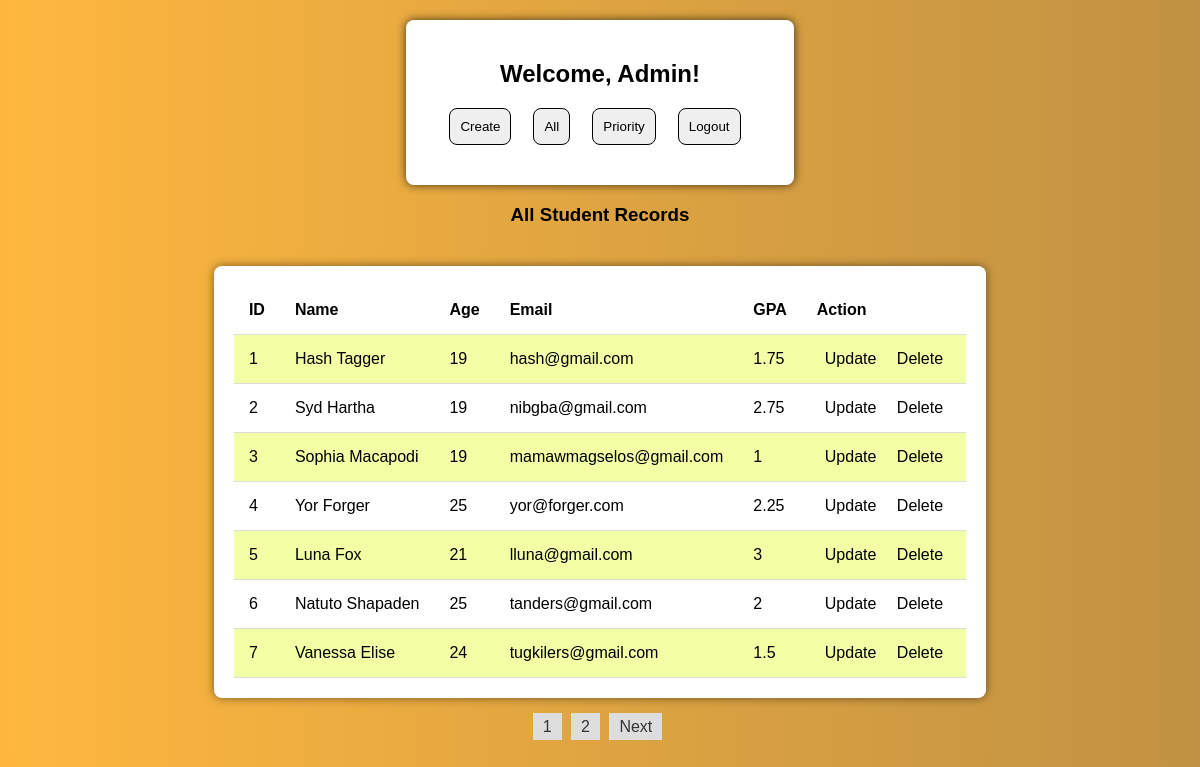
Screenshot of /proj/admin_dashboard.php (signed in) with the database file from the repository.
### tables this page shows
CREATE TABLE `student` (
  `id` int(11) NOT NULL,
  `name` varchar(50) NOT NULL,
  `age` int(2) NOT NULL,
  `email` varchar(50) DEFAULT NULL,
  `gpa` float NOT NULL
);

### proj/admin_dashboard.php (the view, shortened to what this page needs)
<?php
require_once('config.php');
$recordsPerPage = 7;
$page = isset($_GET['page']) ? (int)$_GET['page'] : 1;
$offset = ($page - 1) * $recordsPerPage;
if (isset($_GET['priority']) && $_GET['priority'] === 'true') {
    $sqlStudentRecords = "SELECT *, ROW_NUMBER() OVER () as row_num FROM student WHERE gpa = '0' ORDER BY id LIMIT $offset, $recordsPerPage";
} else {
    $sqlStudentRecords = "SELECT *, ROW_NUMBER() OVER () as row_num FROM student where email !='hahatdoggz@gmail.com' ORDER BY id LIMIT $offset, $recordsPerPage";
}
$resultStudentRecords = mysqli_query($conn, $sqlStudentRecords);
$totalRecordsQuery = "SELECT COUNT(*) as total FROM student";
$totalRecordsResult = mysqli_query($conn, $totalRecordsQuery);
$totalRecords = mysqli_fetch_assoc($totalRecordsResult)['total'];
$totalPages = ceil($totalRecords / $recordsPerPage);
$nextPage = min($page + 1, $totalPages);
?>
<!DOCTYPE html>
<html lang="en">
<head>
    <link rel="stylesheet" href="css/admin-card.css">
</head>
<body>
<div class="container admin-content">
    <div class="admin-card">
        <h2>Welcome, Admin!</h2>
        <div class="actions">
            <div class="create-box">
                <button><a href="create_student.php" class="create-btn">Create</a></button>
            </div>
            <div class="view-box">
                <button><a href="admin_dashboard.php" class="view-btn">All</a></button>
            </div>
            <div class="priority-box">
                <button><a href="admin_dashboard.php?priority=true" class="priority-btn">Priority</a></button>
            </div>
            <div class="logout-box">
                <form method="post" action="">
                    <button type="submit" name="logout">Logout</button>
                </form>
            </div>
        </div>
    </div>
    <div class="record-card">
        <div class="rec-head">
        <h3>
            <?php
                echo isset($_GET['priority']) && $_GET['priority'] === 'true' ? 'Priority' : 'All';
                if (isset($_GET['priority']) && $_GET['priority'] === 'true') {
                    echo " Student Records<br>";
                    echo " Please update the GPA ASAP!";
                }
                else{
                    echo " Student Records";
                }
            ?>
        </h3>
        </div>
        <div class="record">
            <table border="0">
                <tr>
                    <th>ID</th>
                    <th>Name</th>
                    <th>Age</th>
                    <th>Email</th>
                    <th>GPA</th>
                    <th>Action</th>
                </tr>
                <?php
                while ($row = mysqli_fetch_assoc($resultStudentRecords)) {
                    echo "<tr>
                        <td>{$row['row_num']}</td>
                        <td>{$row['name']}</td>
                        <td>{$row['age']}</td>
                        <td>{$row['email']}</td>
                        <td>{$row['gpa']}</td>
                        <td>
                            <a href='update_student.php?id={$row['id']}' class='action-btn'>Update</a>
                            <a href='admin_dashboard.php?delete_id={$row['id']}' class='action-btn' onclick='return confirm(\"Are you sure you want to delete this record?\");'>Delete</a>
                        </td>
                    </tr>";
                }
                ?>
            </table>
        </div>
        <?php if ($totalPages > 1) : ?>
            <div class="pagination">
                <?php for ($i = 1; $i <= $totalPages; $i++) : ?>
                    <a href='admin_dashboard.php?page=<?php echo $i; ?>&priority=<?php echo isset($_GET['priority']) ? $_GET['priority'] : 'false'; ?>' <?php echo $i == $page ? 'class="active"' : ''; ?>><?php echo $i; ?></a>
                <?php endfor; ?>
                <?php if ($page < $totalPages) : ?>
                    <a href='admin_dashboard.php?page=<?php echo $nextPage; ?>&priority=<?php echo isset($_GET['priority']) ? $_GET['priority'] : 'false'; ?>'>Next</a>
                <?php endif; ?>
            </div>
        <?php endif; ?>
    </div>
</div>
</body>
</html>

### proj/css/admin-card.css (style rules this page uses)
* { font-family: "Montserrat", sans-serif; }
body { display: flex; justify-content: center; align-items: center; margin: 0 auto; padding: 20px; background-image: linear-gradient(to right, #ffb73f, #efae40, #dfa441, #d09b42, #c19243); }
.container { display: flex; flex-direction: column; justify-content: center; align-items: center; text-align: center; }
.admin-card { background-color: white; box-shadow: 0 0 10px rgba(0, 0, 0, 0.7); text-align: center; padding-left: 40px; padding-right: 40px; padding-top: 20px; padding-bottom: 20px; border-radius: 8px; width:40%; }
.actions { display: flex; flex-direction: row; align-items: center; justify-content: center; column-gap: 12px; margin-bottom: 20px; }
.action-btn { font-size: 16px; padding: 8px; }
.record { margin-top: 40px; background-color: white; padding: 20px; border-radius: 8px; box-shadow: 0 0 10px rgba(0, 0, 0, 0.5); }
.record table { border-collapse: collapse; width: 100%; }
.record th, .record td { padding: 15px; text-align: left; border-bottom: 1px solid #ddd; }
.record tr:nth-child(even) { background-color: #f3ffa5; }
.actions button { border: solid 1px; border-radius: 8px; padding: 10px; margin-right: 10px; }
a { text-decoration: none; color: black; }
.pagination { margin-top: 20px; }
.pagination a { padding: 5px 10px; margin-right: 5px; text-decoration: none; background-color: #ddd; color: #333; }

### rows the page displays
student: row_num "1", name "Hash Tagger", age "19", email "hash@gmail.com", gpa "1.75"
student: row_num "2", name "Syd Hartha", age "19", email "nibgba@gmail.com", gpa "2.75"
student: row_num "3", name "Sophia Macapodi", age "19", email "mamawmagselos@gmail.com", gpa "1"
student: row_num "4", name "Yor Forger", age "25", email "yor@forger.com", gpa "2.25"
student: row_num "5", name "Luna Fox", age "21", email "lluna@gmail.com", gpa "3"
student: row_num "6", name "Natuto Shapaden", age "25", email "tanders@gmail.com", gpa "2"
student: row_num "7", name "Vanessa Elise", age "24", email "tugkilers@gmail.com", gpa "1.5"
